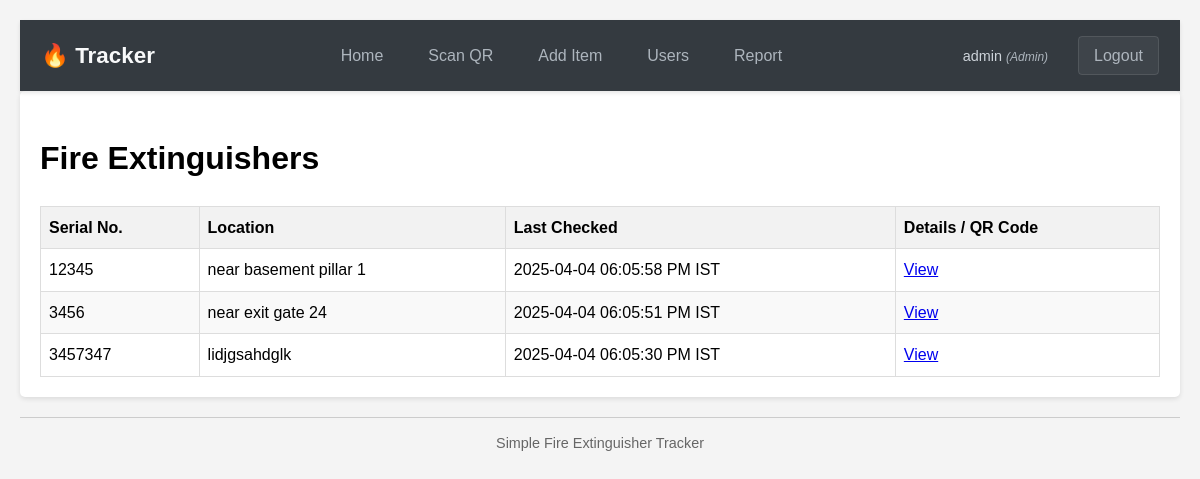
The page / (signed in) on the database its author committed.
### index.py (models this page shows, shortened)
class User(UserMixin, db.Model):
    __tablename__ = 'users' # Explicit table name
    id = db.Column(db.Integer, primary_key=True)
    username = db.Column(db.String(80), unique=True, nullable=False)
    password_hash = db.Column(db.String(256), nullable=False)
    is_admin = db.Column(db.Boolean, default=False, nullable=False)
    check_logs = db.relationship('CheckInLog', backref='user', lazy=True)

class Extinguisher(db.Model):
    __tablename__ = 'extinguishers' # Explicit table name
    id = db.Column(db.Integer, primary_key=True)
    unique_id = db.Column(db.String(36), unique=True, nullable=False, default=lambda: str(uuid.uuid4()), index=True)
    serial_number = db.Column(db.String(100), unique=True, nullable=False, index=True)
    location_description = db.Column(db.String(200), nullable=False)
    latitude = db.Column(db.Float, nullable=True)
    longitude = db.Column(db.Float, nullable=True)
    last_checked_date = db.Column(db.DateTime, nullable=True) # Keep this for quick view
    qr_code_filename = db.Column(db.String(50), nullable=True)
    check_logs = db.relationship('CheckInLog', backref='extinguisher', lazy=True, cascade="all, delete-orphan")

### index.py (the view)
@app.route('/')
@login_required # Still require login first
def index():
    if not current_user.is_admin:
        return redirect(url_for('scan_page'))
    try:
        extinguishers = Extinguisher.query.order_by(
            Extinguisher.last_checked_date.desc().nullslast(),
            Extinguisher.location_description
        ).all()
    except Exception as e:
        app.logger.error(f"Error fetching extinguishers: {e}")
        flash('Could not load extinguishers.', 'warning')
        extinguishers = []
    return render_template('index.html', extinguishers=extinguishers)

### index.py (called while the page is built)
@login_manager.user_loader
def load_user(user_id):
    return db.session.get(User, int(user_id)) # Use db.session.get for primary key lookup

@app.template_filter('datetime_ist')
def format_datetime_ist(value, format='%Y-%m-%d %I:%M:%S %p %Z'): # Default format includes AM/PM and Timezone Abbr.
    if value is None:
        return "N/A" # Or "" or "Never"
    if not isinstance(value, datetime):
         app.logger.warning(f"datetime_ist filter received non-datetime value: {value}")
         return value
    if value.tzinfo is None:
        value_utc = UTC.localize(value)
    else:
        value_utc = value.astimezone(UTC)
    value_ist = value_utc.astimezone(IST)
    return value_ist.strftime(format)

### templates/index.html (shortened to what this page needs)
{% extends "base.html" %}
{% block content %}
<h1>Fire Extinguishers</h1>
{% if not extinguishers %}
    <p>No extinguishers added yet. <a href="{{ url_for('add_extinguisher') }}">Add one now</a>.</p>
{% else %}
    <table>
        <thead>
            <tr>
                <th>Serial No.</th>
                <th>Location</th>
                <th>Last Checked</th>
                <th>Details / QR Code</th>
            </tr>
        </thead>
        <tbody>
            {% for ex in extinguishers %}
            <tr>
                <td>{{ ex.serial_number }}</td>
                <td>{{ ex.location_description }}</td>
                <td>
                    {% if ex.last_checked_date %}
                        {{ ex.last_checked_date | datetime_ist }}
                    {% else %}
                        <span style="color: red;">Never Checked</span>
                    {% endif %}
                </td>
                <td><a href="{{ url_for('view_extinguisher', unique_id=ex.unique_id) }}">View</a></td>
            </tr>
            {% endfor %}
        </tbody>
    </table>
{% endif %}
{% endblock %}

### templates/base.html (shortened to what this page needs)
<!DOCTYPE html>
<html lang="en">
<head>
    <link rel="stylesheet" href="{{ url_for('static', filename='css/style.css') }}">
    <link rel="stylesheet" href="{{ url_for('static', filename='css/navbar.css') }}">
</head>
<body>
<nav class="navbar">
    <div class="nav-container">
        <a href="{{ url_for('index') }}" class="navbar-brand">🔥 Tracker</a>
        <ul class="navbar-nav main-nav">
            {% if current_user.is_authenticated %}
                <li><a href="{{ url_for('index') }}" class="nav-link">Home</a></li>
                <li><a href="{{ url_for('scan_page') }}" class="nav-link">Scan QR</a></li>
                {% if current_user.is_admin %}
                    <li><a href="{{ url_for('add_extinguisher') }}" class="nav-link">Add Item</a></li>
                    <li><a href="{{ url_for('user_list') }}" class="nav-link">Users</a></li>
                    <li><a href="{{ url_for('daily_report') }}" class="nav-link">Report</a></li>
                {% endif %}
            {% endif %}
        </ul>
        <ul class="navbar-nav auth-nav">
            {% if current_user.is_authenticated %}
                <li class="user-info">
                    <span>{{ current_user.username }}{% if current_user.is_admin %} <small>(Admin)</small>{% endif %}</span>
                </li>
                <li><a href="{{ url_for('logout') }}" class="nav-link logout-link">Logout</a></li>
            {% else %}
                <li><a href="{{ url_for('login') }}" class="nav-link login-link">Login</a></li>
            {% endif %}
        </ul>
    </div>
</nav>
<div class="content">
    {% block content %}{% endblock %}
</div>
<footer>
    <hr>
    <p>Simple Fire Extinguisher Tracker</p>
</footer>
</body>
</html>

### static/css/style.css (style rules this page uses)
body { font-family: sans-serif; line-height: 1.6; margin: 20px; background-color: #f4f4f4; }
nav a { text-decoration: none; color: #333; margin: 0 5px; }
hr { border: 0; height: 1px; background: #ccc; }
.content { background: #fff; padding: 20px; border-radius: 5px; box-shadow: 0 2px 5px rgba(0,0,0,0.1); }
table { width: 100%; border-collapse: collapse; margin-top: 20px; }
th, td { border: 1px solid #ddd; padding: 8px; text-align: left; }
th { background-color: #f2f2f2; }
tr:nth-child(even) { background-color: #f9f9f9; }
footer { margin-top: 20px; text-align: center; font-size: 0.9em; color: #666; }

### static/css/navbar.css (style rules this page uses)
.navbar { background-color: #343a40; padding: 0.8rem 1rem; box-shadow: 0 2px 4px rgba(0, 0, 0, 0.1); position: sticky; top: 0; z-index: 1000; }
.nav-container { max-width: 1200px; margin: 0 auto; display: flex; justify-content: space-between; align-items: center; }
.navbar-brand { color: #f8f9fa; text-decoration: none; font-size: 1.4em; font-weight: 600; padding: 5px 0; }
.navbar-nav { list-style: none; padding: 0; margin: 0; display: flex; align-items: center; gap: 5px; }
.nav-link { color: #adb5bd; text-decoration: none; padding: 10px 15px; border-radius: 4px; font-weight: 500; position: relative; transition: color 0.3s ease, background-color 0.3s ease; overflow: hidden; }
.nav-link::after { content: ''; position: absolute; bottom: 5px; left: 50%; width: 0; height: 2px; background-color: #0d6efd; transition: all 0.3s ease-out; transform: translateX(-50%); }
.auth-nav { gap: 15px; }
.user-info span { color: #ced4da; font-size: 0.9em; margin-right: 10px; }
.user-info small { color: #adb5bd; font-style: italic; }
.logout-link, .login-link { background-color: rgba(255, 255, 255, 0.05); border: 1px solid rgba(255, 255, 255, 0.1); }
.logout-link::after, .login-link::after { display: none; }

### rows shown on the page
User: username "admin"
Extinguisher: serial_number "12345", location_description "near basement pillar 1", last_checked_date "2025-04-04 06:05:58 PM IST"
Extinguisher: serial_number "3456", location_description "near exit gate 24", last_checked_date "2025-04-04 06:05:51 PM IST"
Extinguisher: serial_number "3457347", location_description "lidjgsahdglk", last_checked_date "2025-04-04 06:05:30 PM IST"
